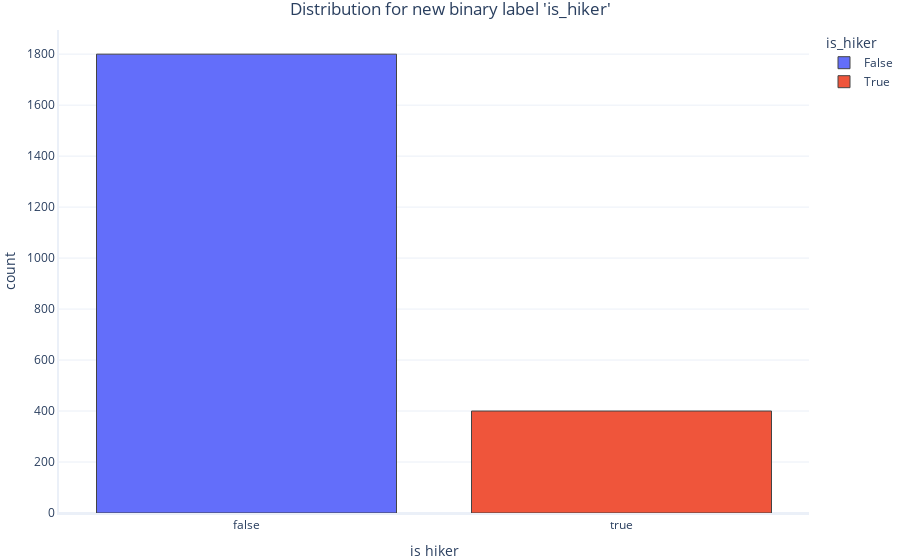

The code cell stored with this chart in its notebook:
### Markdown cell above
## Using binary classification

For this exercise we will build a *binary classification model*. We want to predict if objects in the snow are hikers or not.

To do that, we first need to add another column to our dataset, and set it to `True` where the original labelis `hiker`, and `False` to everything else:

### Code cell
# Add a new label with true/false values to our dataset
dataset["is_hiker"] = dataset.label == "hiker"

# Plot frequency for new label
graphing.multiple_histogram(dataset, label_x="is_hiker", label_group="is_hiker", title="Distribution for new binary label 'is_hiker'")

### Figure 1 — Plotly figure (JSON) as saved in the notebook; plotly's stock layout.template omitted (floating-point values rounded to 4 significant figures; data arrays with more than 128 entries replaced by an {"elided": "..."} marker saying what was removed)
{"data": [{"histfunc": "count", "name": "False", "type": "histogram", "x": {"elided": "1800 bool values"}}, {"histfunc": "count", "name": "True", "type": "histogram", "x": {"elided": "400 bool values"}}], "layout": {"legend": {"title": {"text": "is_hiker"}}, "title": {"text": "Distribution for new binary label 'is_hiker'"}, "xaxis": {"title": {"text": "is hiker"}}, "yaxis": {"title": {"text": "count"}}}}
